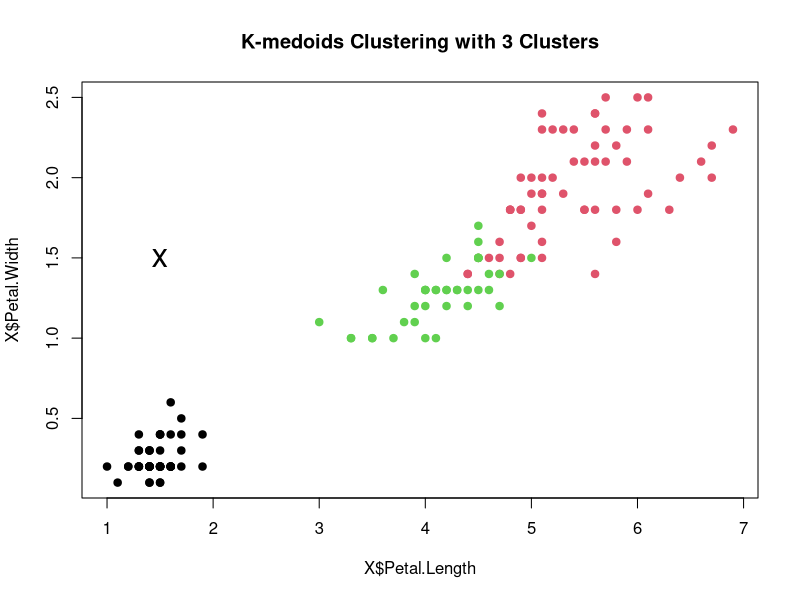

Generate this figure with R:
# Load the Iris dataset
data(iris)

library("cluster")
numClusters <- 3
X <- iris[, c('Sepal.Length', 'Sepal.Width', 'Petal.Length', 'Petal.Width')]
distances <- dist(X, method = "manhattan")
kmedoids_model <- pam(distances, k = numClusters)

plot(X$Petal.Length, X$Petal.Width, col = kmedoids_model$clustering, pch = 19, 
     main = paste('K-medoids Clustering with', numClusters, 'Clusters'))
points(X[kmedoids_model$id.med, 'Petal.Length'], X[kmedoids_model$id.med, 'Petal.Length'], 
       col = 1:numClusters, pch='x',cex=2)